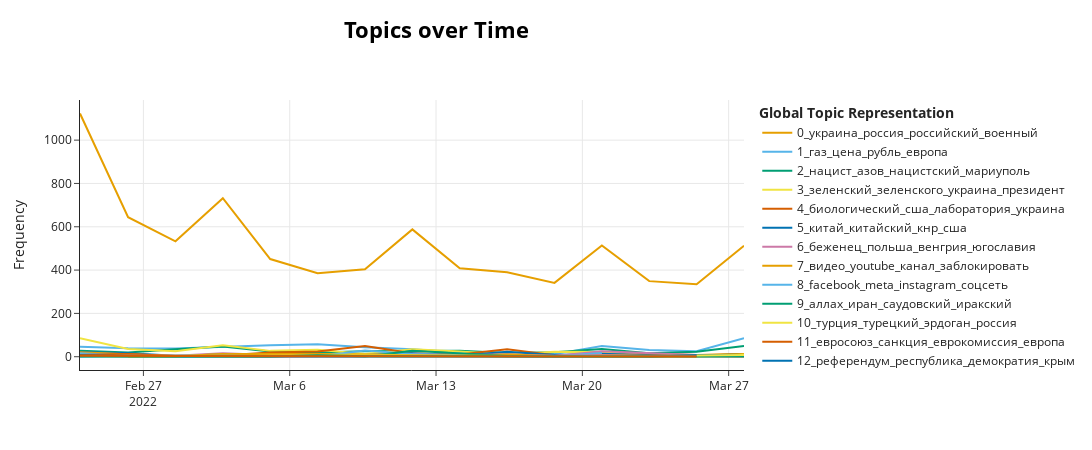

Here is the notebook cell this chart was saved with:
### Code cell
topics_over_time = topic_model.topics_over_time(full_invasion["processed_message"], 
                                                full_invasion["post_date"], 
                                                global_tuning=True,
                                                evolution_tuning=True,
                                                nr_bins=15)

topic_model.visualize_topics_over_time(topics_over_time, top_n_topics=20)

### Figure 1 — Plotly figure (JSON) as saved in the notebook; plotly's stock layout.template omitted (floating-point values rounded to 4 significant figures)
{"data": [{"hoverinfo": "text", "hovertext": ["<b>Topic 0</b><br>Words: украина, российский, россия, всу, военный", "<b>Topic 0</b><br>Words: украина, россия, российский, рф, всу", "<b>Topic 0</b><br>Words: украина, российский, россия, военный, город", "<b>Topic 0</b><br>Words: украина, россия, российский, город, военный", "<b>Topic 0</b><br>Words: украина, россия, рф, российский, киев", "<b>Topic 0</b><br>Words: украина, россия, российский, военный, рф", "<b>Topic 0</b><br>Words: украина, россия, всу, военный, российский", "<b>Topic 0</b><br>Words: украина, россия, город, военный, всу", "<b>Topic 0</b><br>Words: украина, россия, российский, город, военный", "<b>Topic 0</b><br>Words: украина, россия, российский, военный, город", "<b>Topic 0</b><br>Words: украина, россия, военный, всу, рф", "<b>Topic 0</b><br>Words: украина, россия, военный, город, рф", "<b>Topic 0</b><br>Words: украина, россия, военный, российский, рф", "<b>Topic 0</b><br>Words: россия, украина, военный, российский, всу", "<b>Topic 0</b><br>Words: украина, россия, военный, российский, рф"], "marker": {"color": "#E69F00"}, "mode": "lines", "name": "0_украина_россия_российский_военный", "type": "scatter", "x": ["2022-02-23T23:11:02.400000", "2022-02-26T06:24:00", "2022-02-28T12:48:00", "2022-03-02T19:12:00", "2022-03-05T01:36:00", "2022-03-07T08:00:00", "2022-03-09T14:24:00", "2022-03-11T20:48:00", "2022-03-14T03:12:00", "2022-03-16T09:36:00", "2022-03-18T16:00:00", "2022-03-20T22:24:00", "2022-03-23T04:48:00", "2022-03-25T11:12:00", "2022-03-27T17:36:00"], "y": [1123, 644, 533, 732, 451, 385, 404, 588, 408, 390, 341, 514, 349, 335, 512]}, {"hoverinfo": "text", "hovertext": ["<b>Topic 1</b><br>Words: газ, сбербанк, цена, банк, swift", "<b>Topic 1</b><br>Words: газ, банк, рубль, финансовый, страна", "<b>Topic 1</b><br>Words: газ, бизнес, мишустин, цена, правительство", "<b>Topic 1</b><br>Words: газ, компания, европа, экономический, россия", "<b>Topic 1</b><br>Words: газ, цена, европа, нефть, россия", "<b>Topic 1</b><br>Words: газ, цена, нефть, валюта, доллар", "<b>Topic 1</b><br>Words: газ, цена, банк, россия, экономика", "<b>Topic 1</b><br>Words: цена, валюта, газ, рубль, бензин", "<b>Topic 1</b><br>Words: экономика, рубль, газ, россия, новый", "<b>Topic 1</b><br>Words: цена, газ, россия, интеллектуальный, мировой", "<b>Topic 1</b><br>Words: импорт, процент, газ, млрд, миллиард", "<b>Topic 1</b><br>Words: газ, цена, рубль, европа, российский", "<b>Topic 1</b><br>Words: газ, рубль, валюта, россия, российский", "<b>Topic 1</b><br>Words: газ, цена, поставка, рубль, европа", "<b>Topic 1</b><br>Words: газ, рубль, европа, млрд, поставка"], "marker": {"color": "#56B4E9"}, "mode": "lines", "name": "1_газ_цена_рубль_европа", "type": "scatter", "x": ["2022-02-23T23:11:02.400000", "2022-02-26T06:24:00", "2022-02-28T12:48:00", "2022-03-02T19:12:00", "2022-03-05T01:36:00", "2022-03-07T08:00:00", "2022-03-09T14:24:00", "2022-03-11T20:48:00", "2022-03-14T03:12:00", "2022-03-16T09:36:00", "2022-03-18T16:00:00", "2022-03-20T22:24:00", "2022-03-23T04:48:00", "2022-03-25T11:12:00", "2022-03-27T17:36:00"], "y": [46, 39, 38, 46, 53, 58, 44, 34, 20, 15, 12, 50, 31, 25, 86]}, {"hoverinfo": "text", "hovertext": ["<b>Topic 2</b><br>Words: нацист, украина, нацистский, антифашист, азов", "<b>Topic 2</b><br>Words: нацист, бундестаге, германия, нацистский, днр", "<b>Topic 2</b><br>Words: нацист, харьков, азов, город, антифашист", "<b>Topic 2</b><br>Words: нацист, нацистский, город, мариуполь, человек", "<b>Topic 2</b><br>Words: нацист, местный, азов, нацистский, нацики", "<b>Topic 2</b><br>Words: нацист, нацистский, азов, мариуполь, житель", "<b>Topic 2</b><br>Words: нацист, концлагерь, обнаружить, нацистский, старобельского", "<b>Topic 2</b><br>Words: нацист, азов, неонацист, берлин, нациков", "<b>Topic 2</b><br>Words: нацист, шольц, азов, сс, мариуполь", "<b>Topic 2</b><br>Words: нацист, азов, неонацистский, неонацист, md", "<b>Topic 2</b><br>Words: нацист, азов, немецкий, мариуполе, нацистский", "<b>Topic 2</b><br>Words: нацист, нацистский, азов, мариуполь, нацизм", "<b>Topic 2</b><br>Words: нацист, форма, мариуполь, азов, красоваться", "<b>Topic 2</b><br>Words: нацист, азов, германия, жир, мирный", "<b>Topic 2</b><br>Words: нацист, азов, нацистский, мариуполь, германия"], "marker": {"color": "#009E73"}, "mode": "lines", "name": "2_нацист_азов_нацистский_мариуполь", "type": "scatter", "x": ["2022-02-23T23:11:02.400000", "2022-02-26T06:24:00", "2022-02-28T12:48:00", "2022-03-02T19:12:00", "2022-03-05T01:36:00", "2022-03-07T08:00:00", "2022-03-09T14:24:00", "2022-03-11T20:48:00", "2022-03-14T03:12:00", "2022-03-16T09:36:00", "2022-03-18T16:00:00", "2022-03-20T22:24:00", "2022-03-23T04:48:00", "2022-03-25T11:12:00", "2022-03-27T17:36:00"], "y": [28, 19, 35, 47, 24, 20, 25, 25, 27, 17, 21, 36, 16, 23, 50]}, {"hoverinfo": "text", "hovertext": ["<b>Topic 3</b><br>Words: зеленский, зеленского, украина, президент, киев", "<b>Topic 3</b><br>Words: зеленский, зеленского, украина, переговоры, гомеле", "<b>Topic 3</b><br>Words: зеленский, зеленского, ес, украина, условие", "<b>Topic 3</b><br>Words: зеленский, зеленского, украина, президент, нато", "<b>Topic 3</b><br>Words: зеленский, зеленского, президент, зеленским, украина", "<b>Topic 3</b><br>Words: зеленский, зеленского, киев, украина, президент", "<b>Topic 3</b><br>Words: зеленский, зеленского, зеленскому, украина, владимир", "<b>Topic 3</b><br>Words: зеленский, зеленского, инсайд, украина, президент", "<b>Topic 3</b><br>Words: зеленский, зеленского, украина, конгресс, президент", "<b>Topic 3</b><br>Words: зеленский, зеленского, конгресс, украина, зе", "<b>Topic 3</b><br>Words: зеленский, израиль, зеленского, украина, партия", "<b>Topic 3</b><br>Words: зеленский, зеленского, президент, украина, холокост", "<b>Topic 3</b><br>Words: партия, зеленский, оппозиционный, зеленского, украинызачистка", "<b>Topic 3</b><br>Words: австрия, зеленский, зеленского, парламент, отказать", "<b>Topic 3</b><br>Words: зеленского, зеленский, возможный, украина, офис"], "marker": {"color": "#F0E442"}, "mode": "lines", "name": "3_зеленский_зеленского_украина_президент", "type": "scatter", "x": ["2022-02-23T23:11:02.400000", "2022-02-26T06:24:00", "2022-02-28T12:48:00", "2022-03-02T19:12:00", "2022-03-05T01:36:00", "2022-03-07T08:00:00", "2022-03-09T14:24:00", "2022-03-11T20:48:00", "2022-03-14T03:12:00", "2022-03-16T09:36:00", "2022-03-18T16:00:00", "2022-03-20T22:24:00", "2022-03-23T04:48:00", "2022-03-25T11:12:00", "2022-03-27T17:36:00"], "y": [85, 36, 25, 53, 27, 32, 13, 35, 24, 10, 23, 22, 2, 7, 12]}, {"hoverinfo": "text", "hovertext": ["<b>Topic 4</b><br>Words: биолабораториях, подписаться, удалить, мариуполь, посольство", "<b>Topic 4</b><br>Words: мариуполь, вид, биологический, сша, лаборатория", "<b>Topic 4</b><br>Words: мариуполь, блокированбасурин, басурин, кольцо, полностью", "<b>Topic 4</b><br>Words: биологический, пентагон, химикомедицинского, лавровrussian, кирово", "<b>Topic 4</b><br>Words: биологический, лаборатория, сша, украина, сибирский", "<b>Topic 4</b><br>Words: биологический, лаборатория, сша, биолабораторий, украина", "<b>Topic 4</b><br>Words: биологический, сша, лаборатория, украина, биолабораторий", "<b>Topic 4</b><br>Words: биологический, сша, лаборатория, украина, ранить", "<b>Topic 4</b><br>Words: биологический, лаборатория, сша, ранить, болезнь", "<b>Topic 4</b><br>Words: сша, биологический, лаборатория, летучий, мышь", "<b>Topic 4</b><br>Words: ранить, погибнуть, военнослужащий, посольство, сша", "<b>Topic 4</b><br>Words: биохимический, ранить, биологический, лаборатория, погибнуть", "<b>Topic 4</b><br>Words: сша, биологический, metabiota, биолабораторий, лаборатория", "<b>Topic 4</b><br>Words: сша, metabiota, биологический, украина, лаборатория", "<b>Topic 4</b><br>Words: сша, биологический, metabiota, лаборатория, украина"], "marker": {"color": "#D55E00"}, "mode": "lines", "name": "4_биологический_сша_лаборатория_украина", "type": "scatter", "x": ["2022-02-23T23:11:02.400000", "2022-02-26T06:24:00", "2022-02-28T12:48:00", "2022-03-02T19:12:00", "2022-03-05T01:36:00", "2022-03-07T08:00:00", "2022-03-09T14:24:00", "2022-03-11T20:48:00", "2022-03-14T03:12:00", "2022-03-16T09:36:00", "2022-03-18T16:00:00", "2022-03-20T22:24:00", "2022-03-23T04:48:00", "2022-03-25T11:12:00", "2022-03-27T17:36:00"], "y": [4, 2, 4, 6, 19, 24, 49, 16, 10, 34, 7, 7, 13, 8, 11]}, {"hoverinfo": "text", "hovertext": ["<b>Topic 5</b><br>Words: китай, китайский, мид, кнр, россия", "<b>Topic 5</b><br>Words: китай, китайский, кнр, сша, мид", "<b>Topic 5</b><br>Words: китай, присоединяться, балицкий, вейбо, нестабильность", "<b>Topic 5</b><br>Words: китай, чонгара, глава, мид, китайский", "<b>Topic 5</b><br>Words: китай, мид, тайвань, объятие, конец", "<b>Topic 5</b><br>Words: китай, япония, санкция, китайский, отношение", "<b>Topic 5</b><br>Words: китай, китайский, фабриковать, кнр, сша", "<b>Topic 5</b><br>Words: китайский, китай, сша, кнр, мид", "<b>Topic 5</b><br>Words: китай, япония, победа, китайский, сентябрь", "<b>Topic 5</b><br>Words: китай, кнр, китайский, сша, мид", "<b>Topic 5</b><br>Words: китай, сша, пекин, отношение, китайский", "<b>Topic 5</b><br>Words: китай, китайский, япония, кнр, японец", "<b>Topic 5</b><br>Words: китай, китайский, сша, конфликт, кризис", "<b>Topic 5</b><br>Words: китай, китайский, карикатурист, европеван, онгеополитика", "<b>Topic 5</b><br>Words: китай, китайский, миропорядок, отношение, многополярный"], "marker": {"color": "#0072B2"}, "mode": "lines", "name": "5_китай_китайский_кнр_сша", "type": "scatter", "x": ["2022-02-23T23:11:02.400000", "2022-02-26T06:24:00", "2022-02-28T12:48:00", "2022-03-02T19:12:00", "2022-03-05T01:36:00", "2022-03-07T08:00:00", "2022-03-09T14:24:00", "2022-03-11T20:48:00", "2022-03-14T03:12:00", "2022-03-16T09:36:00", "2022-03-18T16:00:00", "2022-03-20T22:24:00", "2022-03-23T04:48:00", "2022-03-25T11:12:00", "2022-03-27T17:36:00"], "y": [22, 16, 4, 7, 7, 12, 11, 16, 4, 23, 8, 14, 7, 3, 13]}, {"hoverinfo": "text", "hovertext": ["<b>Topic 6</b><br>Words: дипломат, польша, виза, консульство, россия", "<b>Topic 6</b><br>Words: венгрия, орбан, сборная, чехия, посольство", "<b>Topic 6</b><br>Words: посол, сша, выдворить, салливанавот, мид", "<b>Topic 6</b><br>Words: беженец, сербия, серб, болельщик, поддержка", "<b>Topic 6</b><br>Words: канцелярия, венгрия, польша, фейкньюс, нехта", "<b>Topic 6</b><br>Words: беженец, сербия, польша, обходиться, европа", "<b>Topic 6</b><br>Words: беженец, варшава, польский, венгрия, украинец", "<b>Topic 6</b><br>Words: беженец, сербия, польша, венгрия, нато", "<b>Topic 6</b><br>Words: венгрия, беженец, русин, польша, перепись", "<b>Topic 6</b><br>Words: беженец, югославия, сербский, нато, польша", "<b>Topic 6</b><br>Words: акция, fucknato, лейтмотивом, сербскорусской, новисада", "<b>Topic 6</b><br>Words: беженец, польша, венгрия, нато, югославия", "<b>Topic 6</b><br>Words: серб, польша, югославия, нато, бомбардировка", "<b>Topic 6</b><br>Words: польша, андреев, польше, посольство, калининградский", "<b>Topic 6</b><br>Words: югославия, сербский, греческий, беженец, коммунистический"], "marker": {"color": "#CC79A7"}, "mode": "lines", "name": "6_беженец_польша_венгрия_югославия", "type": "scatter", "x": ["2022-02-23T23:11:02.400000", "2022-02-26T06:24:00", "2022-02-28T12:48:00", "2022-03-02T19:12:00", "2022-03-05T01:36:00", "2022-03-07T08:00:00", "2022-03-09T14:24:00", "2022-03-11T20:48:00", "2022-03-14T03:12:00", "2022-03-16T09:36:00", "2022-03-18T16:00:00", "2022-03-20T22:24:00", "2022-03-23T04:48:00", "2022-03-25T11:12:00", "2022-03-27T17:36:00"], "y": [17, 10, 5, 16, 8, 7, 8, 13, 7, 11, 3, 25, 18, 8, 8]}, {"hoverinfo": "text", "hovertext": ["<b>Topic 7</b><br>Words: видео, youtube, херсон, фотовидео, высоко", "<b>Topic 7</b><br>Words: видео, youtube, блогер, канал, заблокировать", "<b>Topic 7</b><br>Words: youtube, канал, нтв, приниматься, сообщить", "<b>Topic 7</b><br>Words: видео, youtube, просмотр, фото, часть", "<b>Topic 7</b><br>Words: youtube, видео, выйти, размещать, волновахеполный", "<b>Topic 7</b><br>Words: видео, youtube, презентация, apple, ужасающий", "<b>Topic 7</b><br>Words: youtube, видео, доход, канал, монетизация", "<b>Topic 7</b><br>Words: гостелерадиофонд, youtube, видео, заблокировать, канал", "<b>Topic 7</b><br>Words: видео, провезти, макеевкеподписаться, видеокогда, родным", "<b>Topic 7</b><br>Words: youtube, видео, конца, заблокировать, следующий", "<b>Topic 7</b><br>Words: перезалью, битое, глюк, сималенда, телевизор", "<b>Topic 7</b><br>Words: видео, поддержи, ikea, верхнеторецкого, трц", "<b>Topic 7</b><br>Words: youtube, гостелерадиофонд, видео, роскомнадзор, советский", "<b>Topic 7</b><br>Words: видео, youtube, удалить, канал, министерство", "<b>Topic 7</b><br>Words: видео, youtube, cancelme, художественный, канал"], "marker": {"color": "#E69F00"}, "mode": "lines", "name": "7_видео_youtube_канал_заблокировать", "type": "scatter", "x": ["2022-02-23T23:11:02.400000", "2022-02-26T06:24:00", "2022-02-28T12:48:00", "2022-03-02T19:12:00", "2022-03-05T01:36:00", "2022-03-07T08:00:00", "2022-03-09T14:24:00", "2022-03-11T20:48:00", "2022-03-14T03:12:00", "2022-03-16T09:36:00", "2022-03-18T16:00:00", "2022-03-20T22:24:00", "2022-03-23T04:48:00", "2022-03-25T11:12:00", "2022-03-27T17:36:00"], "y": [21, 11, 2, 12, 11, 11, 12, 6, 3, 10, 3, 8, 5, 6, 12]}, {"hoverinfo": "text", "hovertext": ["<b>Topic 8</b><br>Words: facebook, meta, соцсеть, аккаунт, страница", "<b>Topic 8</b><br>Words: facebook, meta, риа, соцсеть, новость", "<b>Topic 8</b><br>Words: facebook, meta, instagram, заблокировать, твитер", "<b>Topic 8</b><br>Words: facebook, роскомнадзор, сеть, блокировка, русофобский", "<b>Topic 8</b><br>Words: facebook, аккаунт, телеграмеэто, горизонте, госорган", "<b>Topic 8</b><br>Words: подписка, аккаунт, информация, instagram, отображаться", "<b>Topic 8</b><br>Words: facebook, meta, instagram, насилие, разрешить", "<b>Topic 8</b><br>Words: instagram, facebook, соцсеть, meta, пользователь", "<b>Topic 8</b><br>Words: твиттер, facebook, аккаунт, твит, meta", "<b>Topic 8</b><br>Words: whatsapp, telegram, мессенджер, доля, мегафондоля", "<b>Topic 8</b><br>Words: meta, facebook, суд, instagram, whatsapp"], "marker": {"color": "#56B4E9"}, "mode": "lines", "name": "8_facebook_meta_instagram_соцсеть", "type": "scatter", "x": ["2022-02-23T23:11:02.400000", "2022-02-26T06:24:00", "2022-02-28T12:48:00", "2022-03-02T19:12:00", "2022-03-05T01:36:00", "2022-03-07T08:00:00", "2022-03-09T14:24:00", "2022-03-11T20:48:00", "2022-03-16T09:36:00", "2022-03-18T16:00:00", "2022-03-20T22:24:00"], "y": [16, 5, 5, 10, 1, 1, 29, 13, 2, 2, 17]}, {"hoverinfo": "text", "hovertext": ["<b>Topic 9</b><br>Words: дамаск, ракета, уфигачила, саудиты, асире", "<b>Topic 9</b><br>Words: оружиеидет, киевеон, бучмы, гараж, израильтянин", "<b>Topic 9</b><br>Words: пониманияракка, манбидж, иракцы, харьковештурмовали, мосулигил", "<b>Topic 9</b><br>Words: израильский, эксперт, оперативный, обстановка, состояние", "<b>Topic 9</b><br>Words: дамаскусработали, уточняютсяtmervvoenkor, израильский, прогреметь, израиль", "<b>Topic 9</b><br>Words: дергачах, дергач, заверять, странно, выбить", "<b>Topic 9</b><br>Words: прошляпить, устраняться, эррияда, хуситов, заявляться", "<b>Topic 9</b><br>Words: иран, иракский, иранский, эрбиле, ирак", "<b>Topic 9</b><br>Words: аллах, arabic, the, священный, имам", "<b>Topic 9</b><br>Words: джидда, хуситы, aramco, йеменский, нефтяной", "<b>Topic 9</b><br>Words: сила, ислам, аллах, пророк, народ", "<b>Topic 9</b><br>Words: аллах, саудовский, имам, всевышний, пятничный", "<b>Topic 9</b><br>Words: йеменский, саудовский, аравия, хадера, ансар", "<b>Topic 9</b><br>Words: теракт, саудовский, израиле, израиль, бнейбрак"], "marker": {"color": "#009E73"}, "mode": "lines", "name": "9_аллах_иран_саудовский_иракский", "type": "scatter", "x": ["2022-02-23T23:11:02.400000", "2022-02-26T06:24:00", "2022-02-28T12:48:00", "2022-03-02T19:12:00", "2022-03-05T01:36:00", "2022-03-07T08:00:00", "2022-03-09T14:24:00", "2022-03-11T20:48:00", "2022-03-16T09:36:00", "2022-03-18T16:00:00", "2022-03-20T22:24:00", "2022-03-23T04:48:00", "2022-03-25T11:12:00", "2022-03-27T17:36:00"], "y": [2, 2, 1, 1, 2, 1, 1, 28, 3, 1, 2, 6, 5, 4]}, {"hoverinfo": "text", "hovertext": ["<b>Topic 10</b><br>Words: турция, эрдоган, турецкий, министр, экономика", "<b>Topic 10</b><br>Words: турция, турецкий, эрдоган, чавушоглу, кора", "<b>Topic 10</b><br>Words: турция, санкция, вводить, россия, планировать", "<b>Topic 10</b><br>Words: турция, эрдоган, повлиять, мид, нейтралитет", "<b>Topic 10</b><br>Words: турция, эрдоган, турецкий, россия, министр", "<b>Topic 10</b><br>Words: турция, мид, турецкий, россия, глава", "<b>Topic 10</b><br>Words: турция, сорос, глобализация, санкция, мид", "<b>Topic 10</b><br>Words: турция, турецкий, армения, ассоциация, симон", "<b>Topic 10</b><br>Words: турция, турецкий, сшаглава, лира, банкомат", "<b>Topic 10</b><br>Words: турция, торговля, турецкий, ниша, бренд", "<b>Topic 10</b><br>Words: партнера, турция, ситуативный, посредник, сатановский", "<b>Topic 10</b><br>Words: турция, переговоров, турецкий, госдеп, россия"], "marker": {"color": "#F0E442"}, "mode": "lines", "name": "10_турция_турецкий_эрдоган_россия", "type": "scatter", "x": ["2022-02-23T23:11:02.400000", "2022-02-26T06:24:00", "2022-02-28T12:48:00", "2022-03-02T19:12:00", "2022-03-05T01:36:00", "2022-03-09T14:24:00", "2022-03-11T20:48:00", "2022-03-14T03:12:00", "2022-03-20T22:24:00", "2022-03-23T04:48:00", "2022-03-25T11:12:00", "2022-03-27T17:36:00"], "y": [4, 3, 2, 4, 6, 10, 7, 4, 2, 2, 1, 9]}, {"hoverinfo": "text", "hovertext": ["<b>Topic 11</b><br>Words: евросоюз, swift, санкция, австрия, канцлер", "<b>Topic 11</b><br>Words: евросоюз, еврокомиссия, актив, санкция, россия", "<b>Topic 11</b><br>Words: францииrussian, европыглава, евросоюз, проксивойны, еврокомиссия", "<b>Topic 11</b><br>Words: asia, nikkei, санкция, чувствоваться, отчасти", "<b>Topic 11</b><br>Words: евросоюза, пожить, маскировать, самоубийство, солидарность", "<b>Topic 11</b><br>Words: пари, продержаться, хазин, евросоюз, михаил", "<b>Topic 11</b><br>Words: евросоюз, боррель, предел, финансовый, достигнуть", "<b>Topic 11</b><br>Words: еврозоюз, боррельперед, страна, слабо, евросоюз", "<b>Topic 11</b><br>Words: евросоюз, принятотолстой, европа, автономия, выходе", "<b>Topic 11</b><br>Words: сшалавров, отстаивать, независимость, прекратить, практически", "<b>Topic 11</b><br>Words: партнерлавров, внеблоковые, ненадёжность, альянсалавров, евросоюз", "<b>Topic 11</b><br>Words: це, утренний, европа, евросоюз, санкция", "<b>Topic 11</b><br>Words: европейский, демократий, желанийдиректор, симонов, куб", "<b>Topic 11</b><br>Words: наружу, выбираться, потихоньку, испания, франция"], "marker": {"color": "#D55E00"}, "mode": "lines", "name": "11_евросоюз_санкция_еврокомиссия_европа", "type": "scatter", "x": ["2022-02-23T23:11:02.400000", "2022-02-26T06:24:00", "2022-02-28T12:48:00", "2022-03-02T19:12:00", "2022-03-05T01:36:00", "2022-03-07T08:00:00", "2022-03-09T14:24:00", "2022-03-11T20:48:00", "2022-03-14T03:12:00", "2022-03-16T09:36:00", "2022-03-20T22:24:00", "2022-03-23T04:48:00", "2022-03-25T11:12:00", "2022-03-27T17:36:00"], "y": [8, 12, 3, 2, 1, 1, 3, 2, 3, 1, 3, 1, 2, 1]}, {"hoverinfo": "text", "hovertext": ["<b>Topic 12</b><br>Words: референдум, демократия, опасность, настоящий, слабаки", "<b>Topic 12</b><br>Words: референдум, конституция, фактно, украиныпохоже, проголосовать", "<b>Topic 12</b><br>Words: лживый, демократический, разрушать, миф, свободный", "<b>Topic 12</b><br>Words: слабаки, судан, вицепрезидент, тряпка, демократия", "<b>Topic 12</b><br>Words: архангельский, собрание, присоединяться, областной, депутат", "<b>Topic 12</b><br>Words: демократия, конгресс, надувать, трампистов, популизм", "<b>Topic 12</b><br>Words: явка, референдум, республика, абхазия, поздравить", "<b>Topic 12</b><br>Words: референдум, херсонский, создание, хнрtmervvoenkor, республикаглава", "<b>Topic 12</b><br>Words: референдум, крым, севастополь, состав, президент", "<b>Topic 12</b><br>Words: референдум, тогдашний, сср, социалистический, проголосовать", "<b>Topic 12</b><br>Words: референдум, керри, переоценивать, демократия, восторжествовать", "<b>Topic 12</b><br>Words: союзный, государство, референдум, мариуполь, часть", "<b>Topic 12</b><br>Words: референдум, пасечник, республика, лнр, глава", "<b>Topic 12</b><br>Words: референдум, осетия, вхождение, южный, состав"], "marker": {"color": "#0072B2"}, "mode": "lines", "name": "12_референдум_республика_демократия_крым", "type": "scatter", "x": ["2022-02-23T23:11:02.400000", "2022-02-26T06:24:00", "2022-02-28T12:48:00", "2022-03-02T19:12:00", "2022-03-05T01:36:00", "2022-03-07T08:00:00", "2022-03-09T14:24:00", "2022-03-11T20:48:00", "2022-03-14T03:12:00", "2022-03-16T09:36:00", "2022-03-18T16:00:00", "2022-03-23T04:48:00", "2022-03-25T11:12:00", "2022-03-27T17:36:00"], "y": [6, 3, 1, 2, 1, 2, 2, 1, 3, 2, 3, 1, 7, 8]}, {"hoverinfo": "text", "hovertext": ["<b>Topic 13</b><br>Words: русофобия, дискриминация, русский, bone, аудиториик", "<b>Topic 13</b><br>Words: бердянск, народ, ато, брод, спина", "<b>Topic 13</b><br>Words: страна, гергиев, человек, дирижёр, филармонический", "<b>Topic 13</b><br>Words: дискриминация, право, нарушение, свобода, русский", "<b>Topic 13</b><br>Words: соболь, госизменники, борец, коррупция, мать", "<b>Topic 13</b><br>Words: русский, чепуха, русофобия, стыдно, ненависть", "<b>Topic 13</b><br>Words: вагнер, русский, доброволец, привлечение, человечество", "<b>Topic 13</b><br>Words: юнеско, притеснение, культура, русский, язык", "<b>Topic 13</b><br>Words: дискриминация, милов, беглый, милова, страна", "<b>Topic 13</b><br>Words: русофобия, нацист, флаг, страна, россия", "<b>Topic 13</b><br>Words: вакханалия, антирусский, хамство, германия, противно", "<b>Topic 13</b><br>Words: гражданство, вклад, счёт, дискриминировать, тюрьмыещё", "<b>Topic 13</b><br>Words: яблоко, яблочник, человек, экстремист, россия"], "marker": {"color": "#CC79A7"}, "mode": "lines", "name": "13_дискриминация_русский_страна_культура", "type": "scatter", "x": ["2022-02-23T23:11:02.400000", "2022-02-26T06:24:00", "2022-02-28T12:48:00", "2022-03-02T19:12:00", "2022-03-05T01:36:00", "2022-03-09T14:24:00", "2022-03-11T20:48:00", "2022-03-14T03:12:00", "2022-03-16T09:36:00", "2022-03-20T22:24:00", "2022-03-23T04:48:00", "2022-03-25T11:12:00", "2022-03-27T17:36:00"], "y": [3, 3, 4, 5, 1, 4, 3, 1, 4, 7, 3, 1, 2]}, {"hoverinfo": "text", "hovertext": ["<b>Topic 14</b><br>Words: потребительский, товар, коммуникационный, модем, электроника", "<b>Topic 14</b><br>Words: устройство, google, смартфон, ограничение, михайлов", "<b>Topic 14</b><br>Words: корея, южный, samsung, товар, санкция", "<b>Topic 14</b><br>Words: violates, terms, message, device, couldnt", "<b>Topic 14</b><br>Words: violates, terms, message, device, couldnt", "<b>Topic 14</b><br>Words: ketaриа, путешественник, авторизация, безвизовый, корея", "<b>Topic 14</b><br>Words: ким, предстартовый, северокорейский, детище, hwasongphoкак"], "marker": {"color": "#E69F00"}, "mode": "lines", "name": "14_terms_couldnt_device_message", "type": "scatter", "x": ["2022-02-26T06:24:00", "2022-02-28T12:48:00", "2022-03-02T19:12:00", "2022-03-05T01:36:00", "2022-03-11T20:48:00", "2022-03-20T22:24:00", "2022-03-23T04:48:00"], "y": [1, 1, 12, 6, 6, 1, 1]}, {"hoverinfo": "text", "hovertext": ["<b>Topic 15</b><br>Words: google, приземление, зарегистрировать, кабинет, роскомнадзор", "<b>Topic 15</b><br>Words: google, приостанавливать, ads, нафтобаза, мапс", "<b>Topic 15</b><br>Words: google, купертино, венедиктовчекистская, связать, эфира", "<b>Topic 15</b><br>Words: google, стримы, запускать, доступнаyoutube, головановтрансляция", "<b>Topic 15</b><br>Words: google, функционал, видеохостинг, youtube, поиск", "<b>Topic 15</b><br>Words: google, приложение, госканалы, ютубу, видеосервис", "<b>Topic 15</b><br>Words: google, рекламный, роскомнадзор, распространение, youtube", "<b>Topic 15</b><br>Words: google, технологический, незамедлительно, роскомнадзор, воздействие", "<b>Topic 15</b><br>Words: googlenews, уклон, закономерный, деградация, google", "<b>Topic 15</b><br>Words: google, дно, пробить, реклама, набор"], "marker": {"color": "#56B4E9"}, "mode": "lines", "name": "15_google_youtube_приложение_роскомнадзо...", "type": "scatter", "x": ["2022-02-23T23:11:02.400000", "2022-02-26T06:24:00", "2022-02-28T12:48:00", "2022-03-02T19:12:00", "2022-03-07T08:00:00", "2022-03-09T14:24:00", "2022-03-16T09:36:00", "2022-03-18T16:00:00", "2022-03-20T22:24:00", "2022-03-23T04:48:00"], "y": [1, 5, 2, 4, 1, 2, 1, 1, 1, 1]}, {"hoverinfo": "text", "hovertext": ["<b>Topic 16</b><br>Words: украинезаявление, макдоналдс, ресторан, закрывать, mcdonalds", "<b>Topic 16</b><br>Words: metro, гипермаркет, прекращать, сеть, планировать", "<b>Topic 16</b><br>Words: пражский, отречение, ресторан, унижение, подвергать", "<b>Topic 16</b><br>Words: ресторан, mcdonalds, kfc, сеть, закрытие", "<b>Topic 16</b><br>Words: mcdonalds, месяцаисточник, ресторан, выплачивать, закрыться", "<b>Topic 16</b><br>Words: испаниясанкции, теремок, макарон, макдональдс, пачка", "<b>Topic 16</b><br>Words: грант, собянин, быстрый, выделить, питание", "<b>Topic 16</b><br>Words: mcdonalds, бердск, украинемакдоны, барнаул, компанияфранчайзи", "<b>Topic 16</b><br>Words: mcdonalds, тимати, сеть, масштаб, фастфуд", "<b>Topic 16</b><br>Words: рынокifors, research, фастфуд, москве, потребитель"], "marker": {"color": "#009E73"}, "mode": "lines", "name": "16_mcdonalds_ресторан_сеть_тимати", "type": "scatter", "x": ["2022-02-23T23:11:02.400000", "2022-03-02T19:12:00", "2022-03-05T01:36:00", "2022-03-07T08:00:00", "2022-03-09T14:24:00", "2022-03-11T20:48:00", "2022-03-14T03:12:00", "2022-03-16T09:36:00", "2022-03-20T22:24:00", "2022-03-27T17:36:00"], "y": [1, 1, 1, 7, 2, 2, 1, 1, 1, 1]}, {"hoverinfo": "text", "hovertext": ["<b>Topic 17</b><br>Words: ботtvbot, бот, зритель, ztv, прислать", "<b>Topic 17</b><br>Words: ботtvbot, зритель, прислать, материал, фото"], "marker": {"color": "#F0E442"}, "mode": "lines", "name": "17_ботtvbot_зритель_прислать_ztv", "type": "scatter", "x": ["2022-03-25T11:12:00", "2022-03-27T17:36:00"], "y": [6, 8]}, {"hoverinfo": "text", "hovertext": ["<b>Topic 18</b><br>Words: грузия, циликишвили, грузинский, грузин, вмешаться", "<b>Topic 18</b><br>Words: грузия, соображение, грузины, прагматик, прагматический", "<b>Topic 18</b><br>Words: грузия, отзывать, посол, грузин, киргизия", "<b>Topic 18</b><br>Words: грузин, грузия, папа, грузинский, заступлюсь", "<b>Topic 18</b><br>Words: грузия, опрос, gorbi, неприсоединение, суждение", "<b>Topic 18</b><br>Words: грузия, папуашвили, телеканале, шалва, какихнибудь", "<b>Topic 18</b><br>Words: грузия, абхазия, повышенный, учение, готовность"], "marker": {"color": "#D55E00"}, "mode": "lines", "name": "18_грузия_грузин_грузинский_санкция", "type": "scatter", "x": ["2022-02-23T23:11:02.400000", "2022-02-26T06:24:00", "2022-02-28T12:48:00", "2022-03-18T16:00:00", "2022-03-20T22:24:00", "2022-03-23T04:48:00", "2022-03-25T11:12:00"], "y": [4, 2, 3, 1, 1, 1, 1]}], "layout": {"height": 450, "hoverlabel": {"bgcolor": "white", "font": {"family": "Rockwell", "size": 16}}, "legend": {"title": {"text": "<b>Global Topic Representation"}}, "title": {"font": {"color": "Black", "size": 22}, "text": "<b>Topics over Time</b>", "x": 0.4, "xanchor": "center", "y": 0.95, "yanchor": "top"}, "width": 1250, "xaxis": {"showgrid": true}, "yaxis": {"showgrid": true, "title": {"text": "Frequency"}}}}
